Frame 1 (no input): blank canvas, image omitted
Frame 60 (the mouse pressed at the canvas centre just before this capture): blank canvas, image omitted
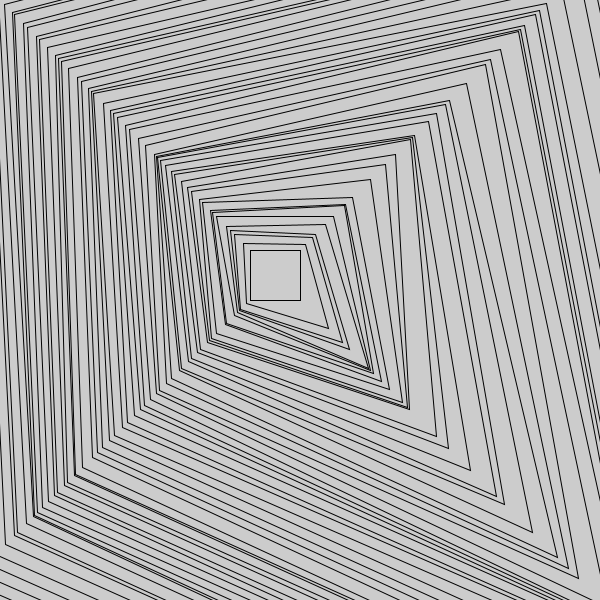
Frame 120 (the mouse held since frame 60 and released just before this capture)

The Processing sketch whose frames 1 and 60 were blank and that drew this single picture after the mouse press (run headless with seeded random() and noise(); from frame 60 on, the mouse is pressed at the canvas centre):

// Processing sketch: processing_64089
// ── processing_64089.pde

float a;
float b;
float c;
float d;
float xpos;
float ypos;
void setup(){
  size(600,600);
noFill();
frameRate(10);
xpos=mouseX;
}


void draw(){
 if(mousePressed == true){
//   ellipse(width/2,height/2,r,r);
beginShape();
vertex(xpos+250-a,xpos+250-a);
vertex(xpos+300+b,xpos+250-b);
vertex(xpos+300+c,xpos+300+c);
vertex(xpos+250-d,xpos+300+d);

endShape(CLOSE);
  
   a=a+random(1,10);
   b=b+random(1,20);
   c=c+random(1,30); 
   d=d+random(1,10);
 }

}
